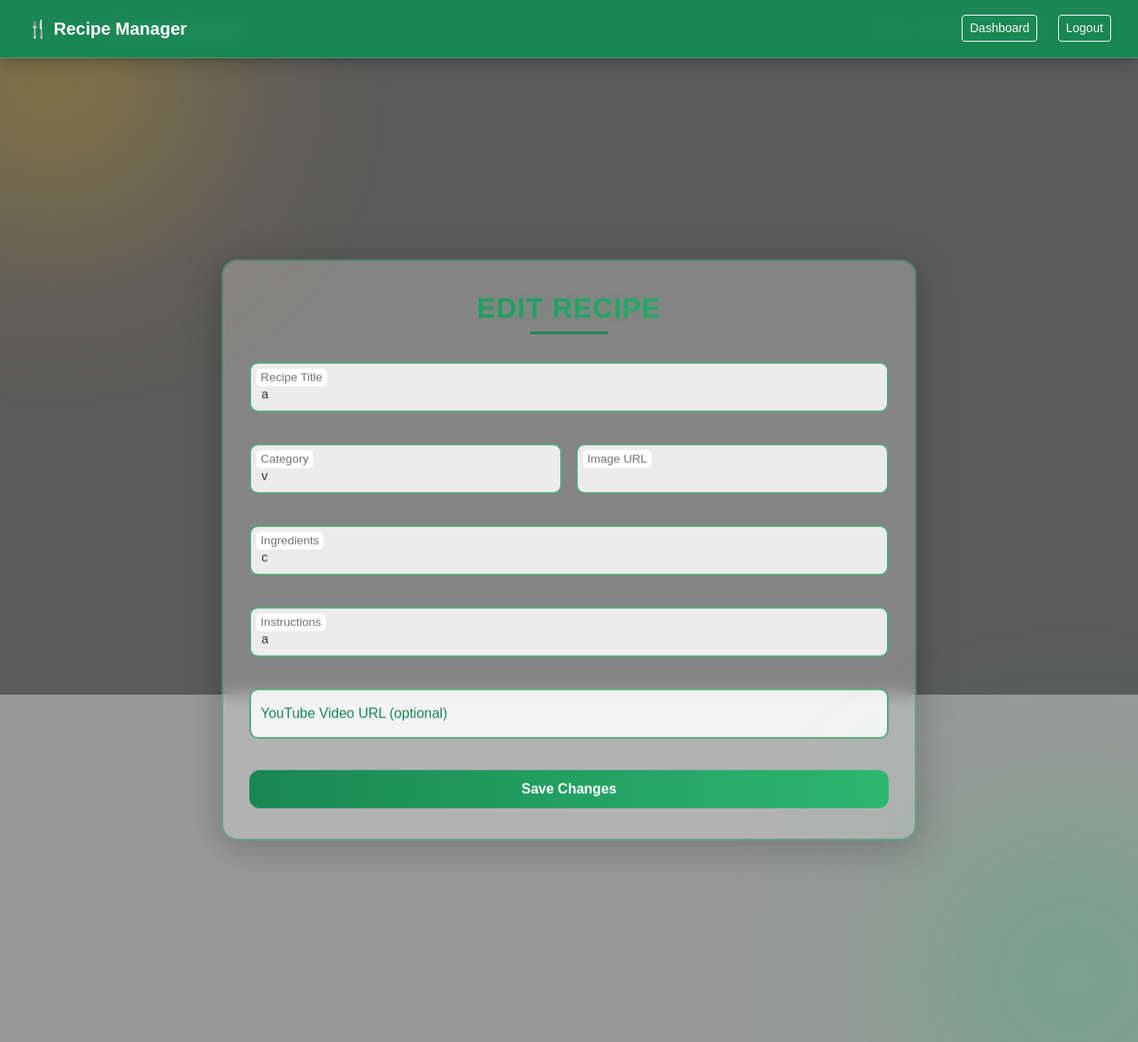
/edit_recipe/15 (signed in), run on the app's committed database.
### tables this page shows
CREATE TABLE recipes (
            id INTEGER PRIMARY KEY AUTOINCREMENT,
            title TEXT NOT NULL,
            ingredients TEXT,
            instructions TEXT,
            category TEXT,
            image_url TEXT,
            status TEXT DEFAULT 'active',
            user_id INTEGER, delete_request INTEGER DEFAULT 0, video_url TEXT,
            FOREIGN KEY(user_id) REFERENCES users(id)
        );

### app.py (the view, shortened to what this page needs)
@app.route("/edit_recipe/<int:recipe_id>", methods=["GET", "POST"])
def edit_recipe(recipe_id):
    conn = get_db_connection()
    c = conn.cursor()
    c.execute("SELECT * FROM recipes WHERE id = ?", (recipe_id,))
    recipe = c.fetchone()
    conn.close()
    return render_template("edit_recipe.html", recipe=recipe)

### db/db.py (called while the page is built)
def get_db_connection():
    conn = sqlite3.connect("recipe.db")
    conn.row_factory = sqlite3.Row
    return conn

### templates/edit_recipe.html (shortened to what this page needs)
{% extends "base.html" %}
{% block content %}
<!DOCTYPE html>
<html lang="en">
<head>
  <link href="https://cdn.jsdelivr.net/npm/bootstrap@5.3.3/dist/css/bootstrap.min.css" rel="stylesheet" />
</head>
<body>
  <nav class="navbar navbar-expand-lg navbar-dark">
    <div class="container-fluid">
      <a class="navbar-brand fw-bold text-white" href="#">🍴 Recipe Manager</a>
      <div class="d-flex align-items-center gap-4">
        <a href="/user_dashboard" class="btn btn-outline-light btn-sm">Dashboard</a>
        <a href="{{ url_for('logout') }}" class="btn btn-outline-light btn-sm">Logout</a>
      </div>
    </div>
  </nav>
  <div class="center-container">
    <div class="edit-card">
      <h3 class="edit-heading text-center">Edit Recipe</h3>
      <div class="title-underline"></div>
      <form method="POST">
        <div class="form-grid">
          <div class="form-floating full-width">
            <input type="text" name="title" id="title" class="form-control" value="{{ recipe[1] }}" required />
            <label for="title">Recipe Title</label>
          </div>
          <div class="form-floating">
            <input type="text" name="category" id="category" class="form-control" value="{{ recipe[4] }}" />
            <label for="category">Category</label>
          </div>
          <div class="form-floating">
            <input type="text" name="image_url" id="image_url" class="form-control" value="{{ recipe[5] }}" />
            <label for="image_url">Image URL</label>
          </div>
          <div class="form-floating full-width">
            <textarea name="ingredients" id="ingredients" class="form-control" required>{{ recipe[2] }}</textarea>
            <label for="ingredients">Ingredients</label>
          </div>
          <div class="form-floating full-width">
            <textarea name="instructions" id="instructions" class="form-control" required>{{ recipe[3] }}</textarea>
            <label for="instructions">Instructions</label>
          </div>
          <div class="form-floating full-width">
            <input type="text" name="video_url" id="video_url" value="{{ recipe['video_url'] }}"
                   class="form-control" placeholder="YouTube Video URL (optional)">
            <label for="video_url">YouTube Video URL (optional)</label>
        </div>
        </div>
        <button class="btn btn-success w-100 mt-3">Save Changes</button>
      </form>
    </div>
  </div>
</body>
</html>
{% endblock %}

### templates/base.html (style rules this page uses)
body { margin: 0; padding: 0; min-height: 100vh; display: flex; justify-content: center; align-items: center; font-family: "Poppins", sans-serif; background: linear-gradient(rgba(0, 0, 0, 0.45), rgba(0, 0, 0, 0.45)), linear-gradient(rgba(25, 135, 84, 0.5), rgba(46, 184, 114, 0.5)), url("https://images.unsplash.com/photo-1546069901-eacef0df6022?auto=format&fit=crop&w=1600&q=80"); background-size: cover; background-position: center; background-blend-mode: overlay; animation: fadeIn 1s ease-in-out; overflow: hidden; }
.navbar { background-color: rgba(25, 135, 84, 0.9) !important; position: absolute; top: 0; width: 100%; z-index: 3; box-shadow: 0 4px 20px rgba(0, 0, 0, 0.25); }
.navbar-brand { color: white !important; font-weight: 700; }
.form-control { background: rgba(255, 255, 255, 0.25); border: none; border-radius: 12px; color: #fff; padding: 14px 15px; margin-bottom: 20px; }
label { color: #f8f8f8; font-weight: 500; }
p, a { color: #fff; }
a { color: #ffc107; font-weight: 600; text-decoration: none; }

### templates/edit_recipe.html (style rules this page uses)
html, body { margin: 0; padding: 0; height: 100%; overflow: hidden; font-family: "Poppins", sans-serif; background: linear-gradient(rgba(0, 0, 0, 0.4), rgba(0, 0, 0, 0.4)), url("https://images.unsplash.com/photo-1606787366850-de6330128bfc?auto=format&fit=crop&w=1600&q=80"); background-size: cover; background-position: center; background-attachment: fixed; }
.navbar { position: fixed; top: 0; width: 100%; z-index: 10; backdrop-filter: blur(10px); background: rgba(25, 135, 84, 0.7); border-bottom: 1px solid rgba(255, 255, 255, 0.2); padding: 0.8rem 1.2rem; }
.navbar-brand { font-weight: 700; color: #fff !important; }
.center-container { position: fixed; top: 50%; left: 50%; transform: translate(-50%, -45%); width: 90%; max-width: 800px; }
.edit-card { padding: 35px 30px; background: rgba(255, 255, 255, 0.25); border: 2px solid rgba(25, 135, 84, 0.45); border-radius: 18px; backdrop-filter: blur(10px); box-shadow: 0 8px 45px rgba(0, 0, 0, 0.25); transition: 0.3s; }
.edit-heading { background: linear-gradient(90deg, #198754, #2eb872); -webkit-background-clip: text; -webkit-text-fill-color: transparent; font-weight: 800; font-size: 2rem; letter-spacing: 1px; text-transform: uppercase; text-shadow: 0 0 10px rgba(46, 184, 114, 0.3); }
.title-underline { width: 90px; height: 3px; background: #198754; margin: 0.5rem auto 2rem; border-radius: 3px; }
.form-floating input, .form-floating textarea { border: 2px solid rgba(25, 135, 84, 0.7); border-radius: 10px; background: rgba(255, 255, 255, 0.85); font-size: 0.9rem; transition: 0.3s; color: #333; height: 50px; }
.form-floating textarea { height: 90px; resize: none; }
.form-floating > label { color: #198754; font-weight: 500; }
.btn-success { background: linear-gradient(90deg, #198754, #2eb872); border: none; border-radius: 12px; padding: 10px; font-size: 1rem; font-weight: 600; transition: 0.3s ease; }
.form-grid { display: grid; grid-template-columns: 1fr; gap: 1rem; }
@media (min-width: 992px) { .form-grid { grid-template-columns: 1fr 1fr; } }
@media (min-width: 992px) { .full-width { grid-column: span 2; } }

### data on the page
recipes: title "a", category "v", ingredients "c", instructions "a"
